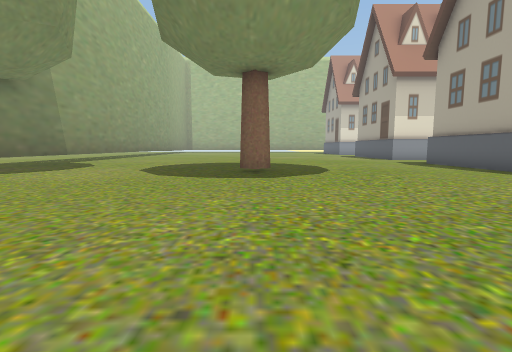
view 1 (above)

24 first-person views from a walk through a scene from a Unity 3-D project. The camera is 1.4 m above the floor, tilts 6° down and sees 85° across. The floor is counted in squares, 2 m on a side. Each view is taken from the middle of a square. On the plan, view 1 faces up. The plan holds only what a view shows up to about 9 squares ahead; the rest is blank. The place goes on beyond the plan. The player character is not drawn. Some surface patterns are stand-ins.

view 2
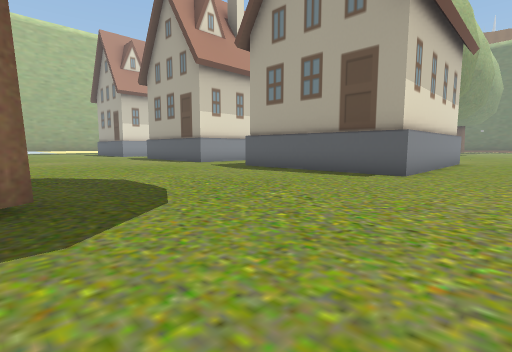

view 3
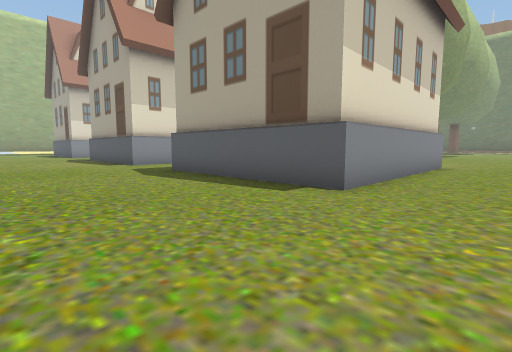

view 4
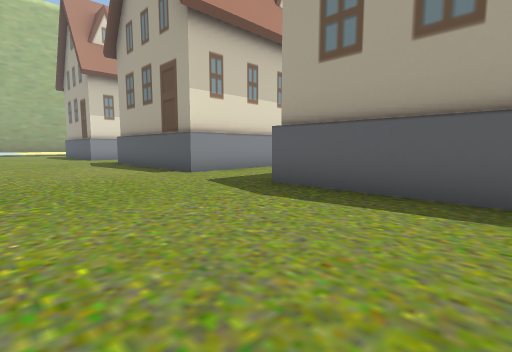

view 5
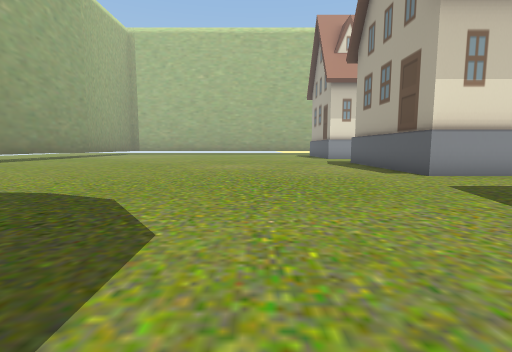

view 6
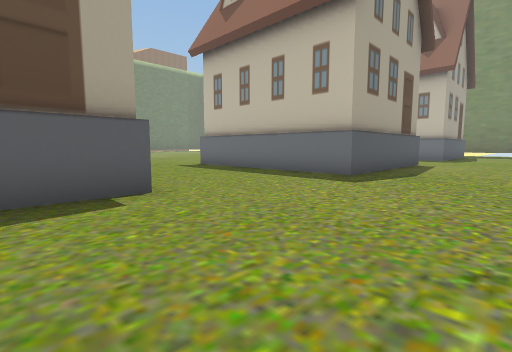

view 7
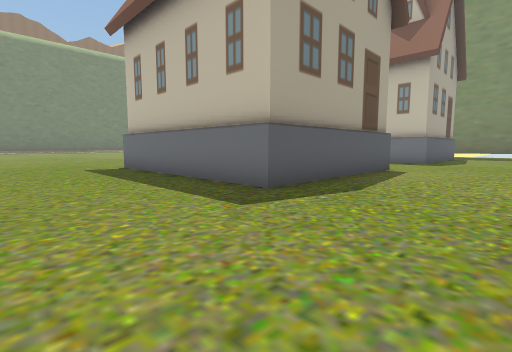

view 8
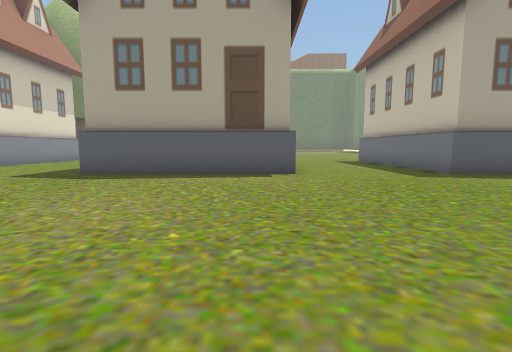

view 9
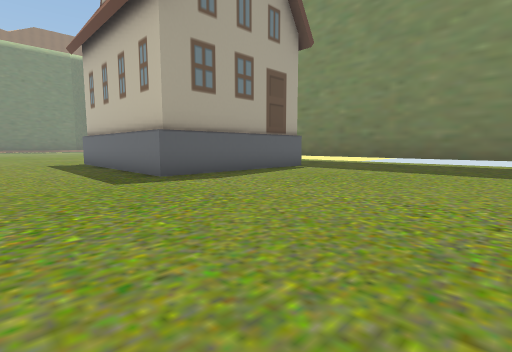

view 10
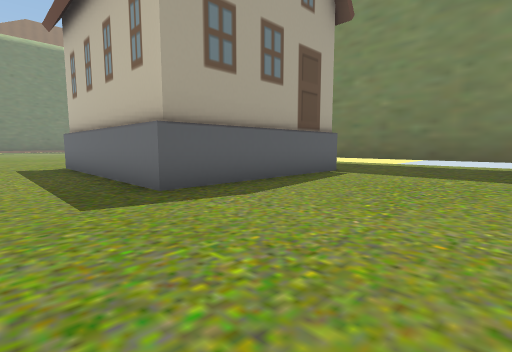

view 11
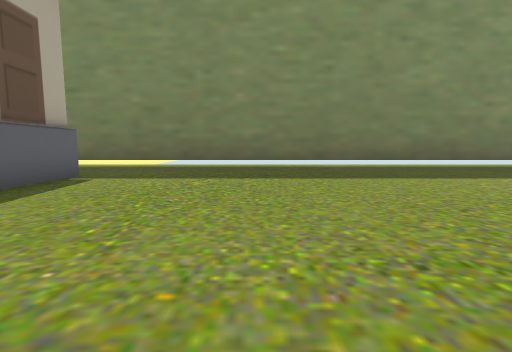

view 12
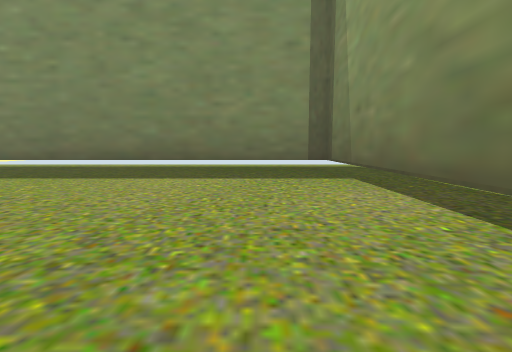

view 13
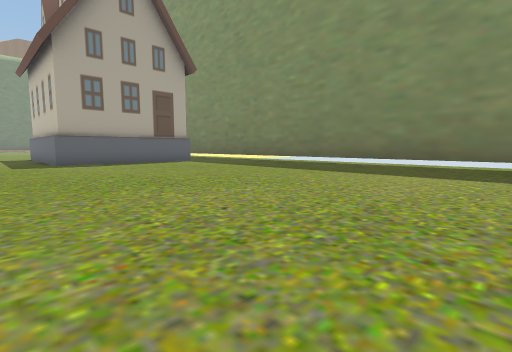

view 14
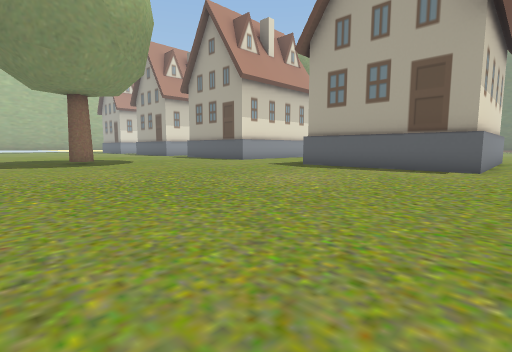

view 15
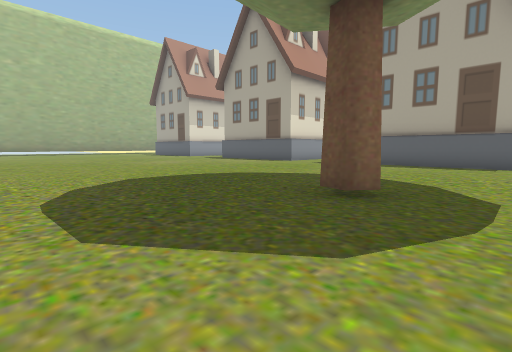

view 16
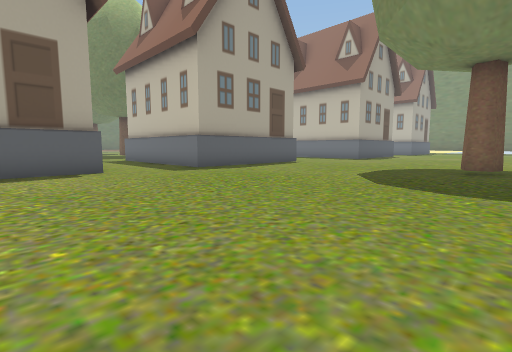

view 17
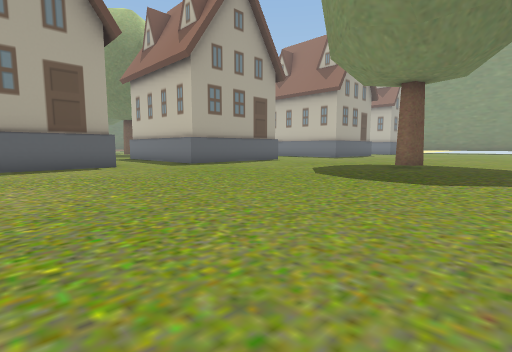

view 18
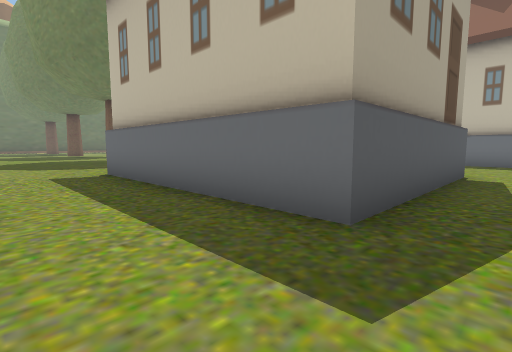

view 19
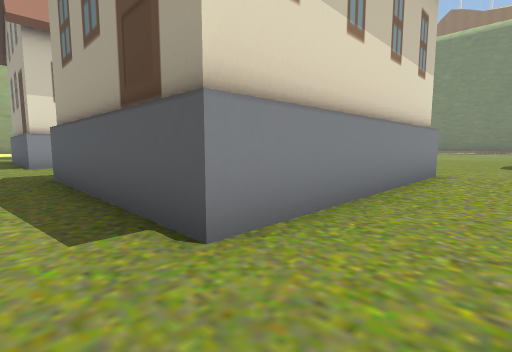

view 20
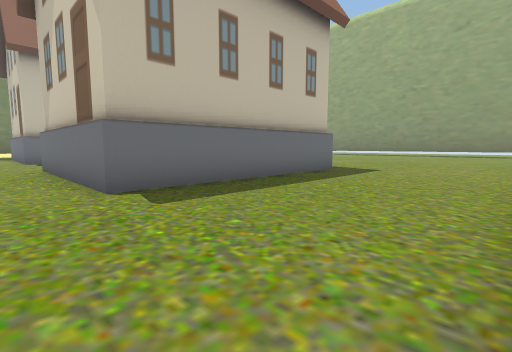

view 21
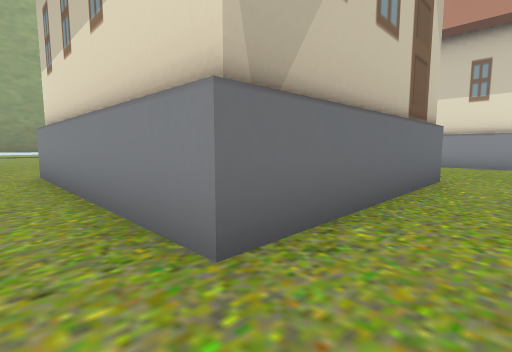

view 22
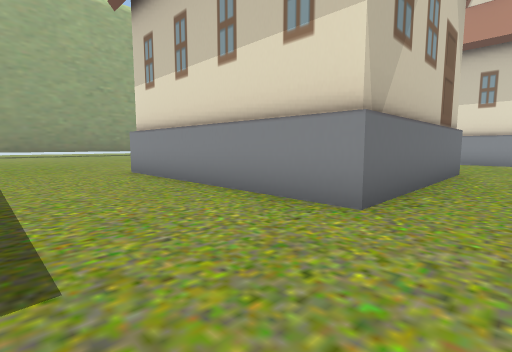

view 23
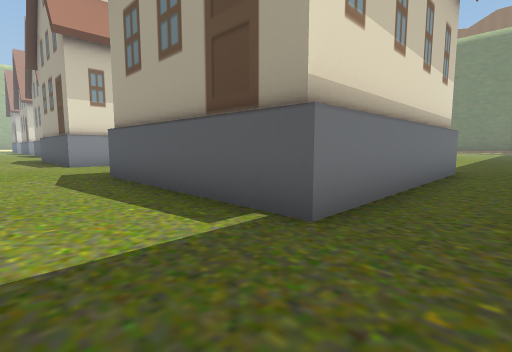

view 24
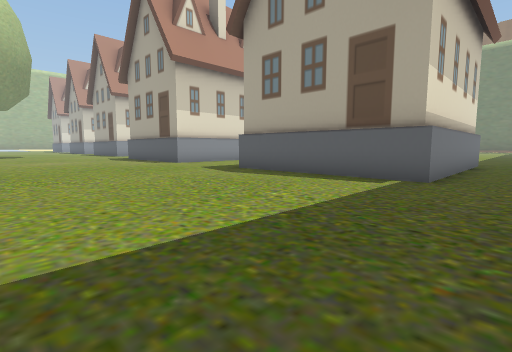

### Floor plan
Points are (right, up) in squares from view 1. A wall is a line through its corners. A room is listed if a view was taken in it or the views show most of it. See-through windows are left out.
Room 1 (views 1, 2, 3, 4, 5, 6, 7, 8, 9, 10, 11, 12, 13, 14, 15, 16, 17, 18, 19, 23, 24)
walls: (12.7, -4) (6.2, -4) (6.2, 1.5) (12.7, 1.5) (12.7, 0.5); (13.6, 6.1) (7.1, 6.1) (7.1, 11.7) (13.6, 11.7); (-8.1, -9.2) (-8.1, -15.4) (7.4, -15.4); (13.8, 14.6) (7.1, 14.6) (7.1, 18.5); (12.8, -13.6) (6.2, -13.6) (6.2, -8) (12.8, -8)
ways out: opening at (12, -14.5) to room 2; opening at (12, -6) to room 2; opening at (13, 3) to room 2; opening at (13, 13) to room 2
objects: tree (-8, 8); tree (0, 8)
Room 2 (views 20, 21, 22)
walls: (12.7, 0.5) (12.7, -4)
ways out: opening at (12, -14.5) to room 1; opening at (12, -6) to room 1; opening at (13, 3) to room 1; opening at (13, 13) to room 1

Positions as (right, up) in squares from view 1, and headings:
1: (0, 0), facing up
2: (0, 4), facing up-right
3: (3, 4), facing up-right
4: (3, 8), facing up-right
5: (3, 8), facing up
6: (3, 8), facing down-right
7: (3, 5), facing down-right
8: (-1, -3), facing right
9: (0, -5), facing down-right
10: (2, -6), facing down-right
11: (2, -7), facing down
12: (-6, -7), facing down
13: (-6, -6), facing down-right
14: (-3, -5), facing up-right
15: (-4, 6), facing up-right
16: (-1, 17), facing down-right
17: (-3, 18), facing down-right
18: (6, 14), facing down-right
19: (6, 13), facing up-right
20: (14, 6), facing down-left
21: (14, -5), facing up-left
22: (14, -7), facing up-left
23: (4, -15), facing up-right
24: (0, -15), facing up-right
